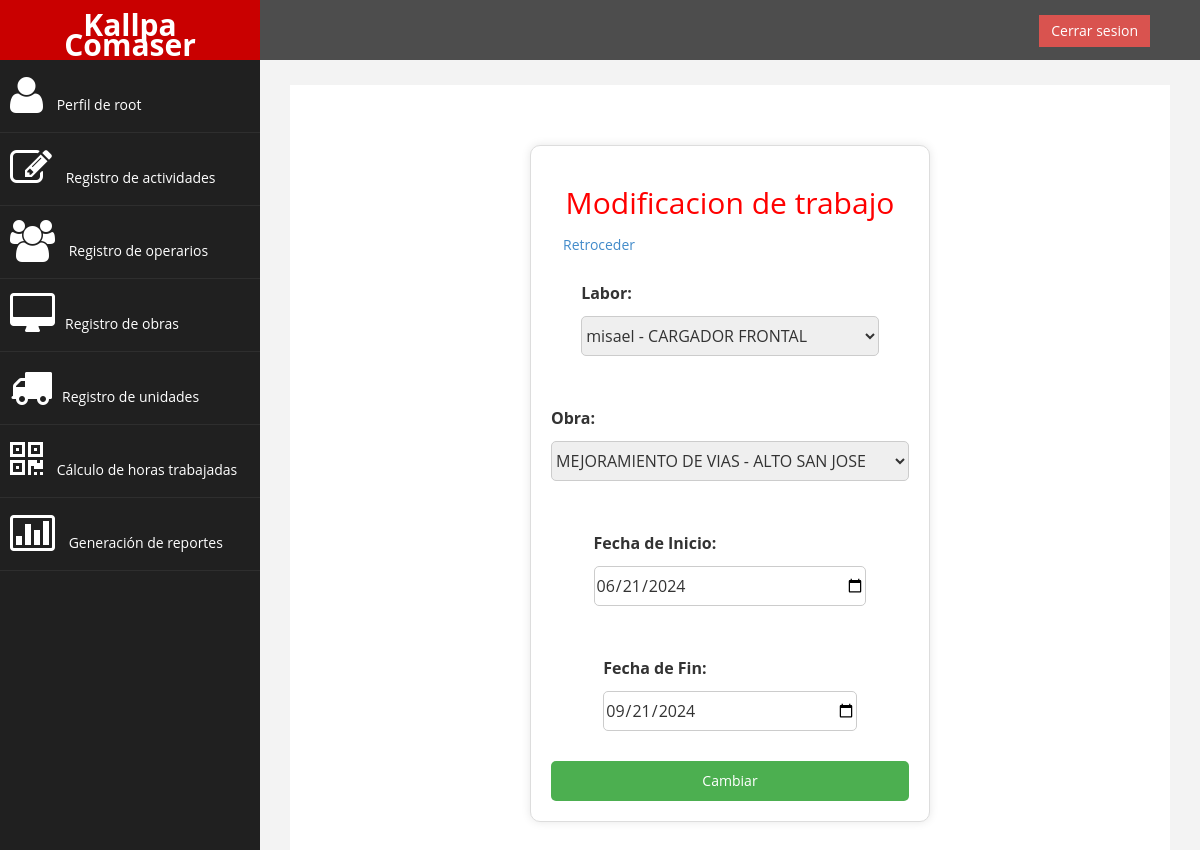
/modificar_trabajo/1/ (signed in), run on the app's committed database.
### sistemaLogeo/models.py (models this page shows, shortened)
class LABOR(models.Model):
    CodLab = models.AutoField(primary_key=True)
    CodUsu = models.ForeignKey(User, on_delete=models.CASCADE, db_column='CodUsu')
    CodUni = models.ForeignKey(UNIDAD, related_name="labores", on_delete=models.CASCADE, db_column='CodUni')
    LabDes = models.CharField(max_length=60)
    class Meta:
        constraints = [
            models.UniqueConstraint(fields=['CodUsu', 'CodUni'], name='unique_codusu_coduni')
        ]
    def __str__(self):
        return f"{self.CodUsu.username} - {self.CodUni.NomUni}"

class OBRA(models.Model):
    CodObra = models.AutoField(primary_key=True)
    NomObra = models.CharField(max_length=60)
    NomCon = models.CharField(max_length=60)
    HorMin = models.IntegerField(null=False)
    def __str__(self):
        return f"{self.NomObra}"

class TRABAJO(models.Model):
    CodTra = models.AutoField(primary_key=True)
    CodLab = models.ForeignKey(LABOR, on_delete=models.CASCADE, db_column='CodLab')
    CodObra = models.ForeignKey(OBRA, related_name='trabajos', on_delete=models.CASCADE, db_column='CodObra')
    FecIni = models.DateField()
    FecFin = models.DateField()
    class Meta:
        constraints = [
            models.UniqueConstraint(fields=['CodLab', 'CodObra'], name='unique_CodLab_CodObra')
        ]

### sistemaLogeo/views.py (the view)
# urls.py: path('modificar_trabajo/<int:trabajo_CodTra>/', modificar_trabajo, name='modificar_trabajo'),
@login_required
@user_passes_test(permisoElevados, login_url='/')
def modificar_trabajo(request, trabajo_CodTra):
    trabajo = get_object_or_404(TRABAJO, CodTra=trabajo_CodTra)
    if request.method == 'POST':
        form = TrabajoForm(request.POST, instance=trabajo)
        if form.is_valid():
            form.save()
            messages.success(request, 'Se modifico correctamente')
            return redirect('listar_usuarios')
    else:
        form = TrabajoForm(instance=trabajo)
    return render(request, 'trabajo/modificar_trabajo.html', {'form': form, 'trabajo': trabajo})

### sistemaLogeo/forms.py
class TrabajoForm(forms.ModelForm):
    FecIni = forms.DateField(widget=forms.DateInput(attrs={'type': 'date'}), label='Fecha de Inicio')
    FecFin = forms.DateField(widget=forms.DateInput(attrs={'type': 'date'}), label='Fecha de Fin')
    class Meta:
        model = TRABAJO
        fields = ['CodLab', 'CodObra', 'FecIni', 'FecFin']
        labels = {
            'CodLab': 'Labor',
            'CodObra': 'Obra',
            'FecIni': 'Fecha de Inicio',
            'FecFin': 'Fecha de Fin',
        }
    def __init__(self, *args, **kwargs):
        super().__init__(*args, **kwargs)
        if 'instance' in kwargs:
            initial = {
                'FecIni': kwargs['instance'].FecIni.strftime('%Y-%m-%d') if kwargs['instance'].FecIni else None,
                'FecFin': kwargs['instance'].FecFin.strftime('%Y-%m-%d') if kwargs['instance'].FecFin else None,
            }
            self.initial.update(initial)

### sistemaLogeo/views.py (called while the page is built)
def permisoElevados(user):
    return user.is_staff or user.is_superuser

### sistemaLogeo/templates/trabajo/modificar_trabajo.html (shortened to what this page needs)
{% extends "base.html" %}
{% block nuevo %}
{% load static %}
<link rel="stylesheet" type="text/css" href="{% static 'css/form.css' %}">
{% endblock %}
{% block content %}
<div class="container" style="width: 400px;">
    <h2 class="text-center">Modificacion de trabajo</h2>
    <a href="{% url 'listar_usuarios'%}" class="btn square-btn-adjust"> Retroceder</a>
    <form method="post">
        {{ form.as_p }}
        <button id="funcionamiento" type="submit">Cambiar</button>
    </form>
</div>
{% endblock %}

### sistemaLogeo/templates/base.html (shortened to what this page needs)
{% load static %}
<!DOCTYPE html>
<html lang="es">
<head>
    <link rel="stylesheet" type="text/css" href="{% static 'css/bootstrap.css' %}">
    <link rel="stylesheet" type="text/css" href="{% static 'css/custom.css' %}">
    <link rel="stylesheet" type="text/css" href="{% static 'css/font-awesome.css' %}">
    {% block nuevo %}{% endblock %}
</head>
<body>
    <div id="wrapper">
        <nav class="navbar navbar-default navbar-cls-top " role="navigation" style="margin-bottom: 0">
            <div class="navbar-header">
                <a class="navbar-brand" href="{% url 'index'%}">Kallpa Comaser</a>
            </div>
            <div style="color: white; padding: 15px 50px 5px 50px; float: right; font-size: 16px;">
                {% if user.is_authenticated %}
                <a href="{% url 'logout'%}" class="btn btn-danger square-btn-adjust">Cerrar sesion</a>
                {% else %}
                <a href="{% url 'login'%}" class="btn btn-danger square-btn-adjust">Iniciar sesion</a>
                {% endif %}
            </div>
        </nav>
        <nav class="navbar-default navbar-side" role="navigation">
            <div class="sidebar-collapse">
                <ul class="nav" id="main-menu">
                    {% if user.is_authenticated %}
                    <li>
                        <a href="{% url 'index'%}"><i class="fa fa-user fa-3x"></i> Perfil de {{ user.username }}</a>
                    </li>
                    <li>
                        <a href="{% url 'listar_registros'%}"><i class="fa fa-edit fa-3x"></i> Registro de actividades
                        </a>
                    </li>
                    {% if user.is_superuser or user.is_staff %}
                    <li>
                        <a href="{% url 'listar_usuarios'%}"><i class="fa fa-users fa-3x"></i> Registro de operarios</a>
                    </li>
                    <li>
                        <a href="{% url 'listar_obras'%}"><i class="fa fa-desktop fa-3x"></i>Registro de obras </a>
                    </li>
                    <li>
                        <a href="{% url 'listar_unidades'%}"><i class="fa fa-truck fa-3x"></i>Registro de unidades </a>
                    </li>
                    <li>
                        <a href="{% url 'calculo_horas'%}"><i class="fa fa-qrcode fa-3x"></i> Cálculo de horas
                            trabajadas</a>
                    </li>
                    <li>
                        <a href="{% url 'reportes_detallados' %}"><i class="fa fa-bar-chart-o fa-3x"></i> Generación de
                            reportes</a>
                    </li>
                    {% endif %}
                    {% endif %}
                </ul>
            </div>
        </nav>
        <div id="page-wrapper">
                <div id="page-inner">
                    {% block content %}{% endblock %}
                </div>
            </div>
        </div>
</body>
</html>

### sistemaLogeo/static/css/custom.css (style rules this page uses)
body { font-family: 'Open Sans', sans-serif; }
#wrapper { width: 100%; background: #202020; }
#page-wrapper { padding: 15px 15px; min-height: 600px; background: #F3F3F3; }
#page-inner { width: 100%; margin: 10px 20px 10px 0px; background-color: #fff !important; padding: 10px; min-height: 1200px; }
.text-center { text-align: center; }
h2 { color: #f00; }
.square-btn-adjust { border: 0px solid transparent; -webkit-border-radius: 0px; -moz-border-radius: 0px; border-radius: 0px; }
p { font-size: 16px; line-height: 25px; padding-top: 20px; }
.navbar-cls-top .navbar-brand { color: #fff; background: #C90000; width: 260px; text-align: center; height: 60px; font-size: 30px; font-weight: 700; }
.sidebar-collapse, .sidebar-collapse .nav { background: none; }
.sidebar-collapse .nav { padding: 0; }
.sidebar-collapse .nav>li>a { color: #fff; background: #202020; text-shadow: none; }
.sidebar-collapse>.nav>li>a { padding: 15px 10px; }
.sidebar-collapse>.nav>li { border-bottom: 1px solid rgba(107, 108, 109, 0.19); }
.navbar-side { border: none; background-color: #202020; }
.navbar-cls-top { background: #4D4D4D; border-bottom: none; }
.navbar-default { border: 0px solid black; }
.navbar-header { background: #A70303; }
.nav>li>a>i { margin-right: 10px; }
@media (min-width:768px) { #page-wrapper { margin: 0 0 0 260px; padding: 15px 30px; min-height: 1200px; } }
@media (min-width:768px) { .navbar-side { z-index: 1; position: absolute; width: 260px; } }
@media (min-width:768px) { .navbar { border-radius: 0px; } }

### sistemaLogeo/static/css/form.css (style rules this page uses)
.container { width: 350px; background-color: #fff; padding: 20px; border: 1px solid #ddd; border-radius: 10px; box-shadow: 0 0 10px rgba(0, 0, 0, 0.1); margin: 50px auto; }
form { display: flex; flex-direction: column; align-items: center; }
label { margin-bottom: 10px; }
input[type="text"], input[type="password"], input[type="email"], input[type="number"], input[type="date"], select { width: 100%; height: 40px; margin-bottom: 20px; border: 1px solid #ccc; border-radius: 5px; }
#funcionamiento { width: 100%; height: 40px; background-color: #4CAF50; color: #fff; border: none; border-radius: 5px; cursor: pointer; }

### data on the page
LABOR: CodLab "misael - CARGADOR FRONTAL"
OBRA: CodObra "MEJORAMIENTO DE VIAS - ALTO SAN JOSE"
TRABAJO: FecIni "06/21/2024", FecFin "09/21/2024"

### other printed values
{{ user.username }} "root"
